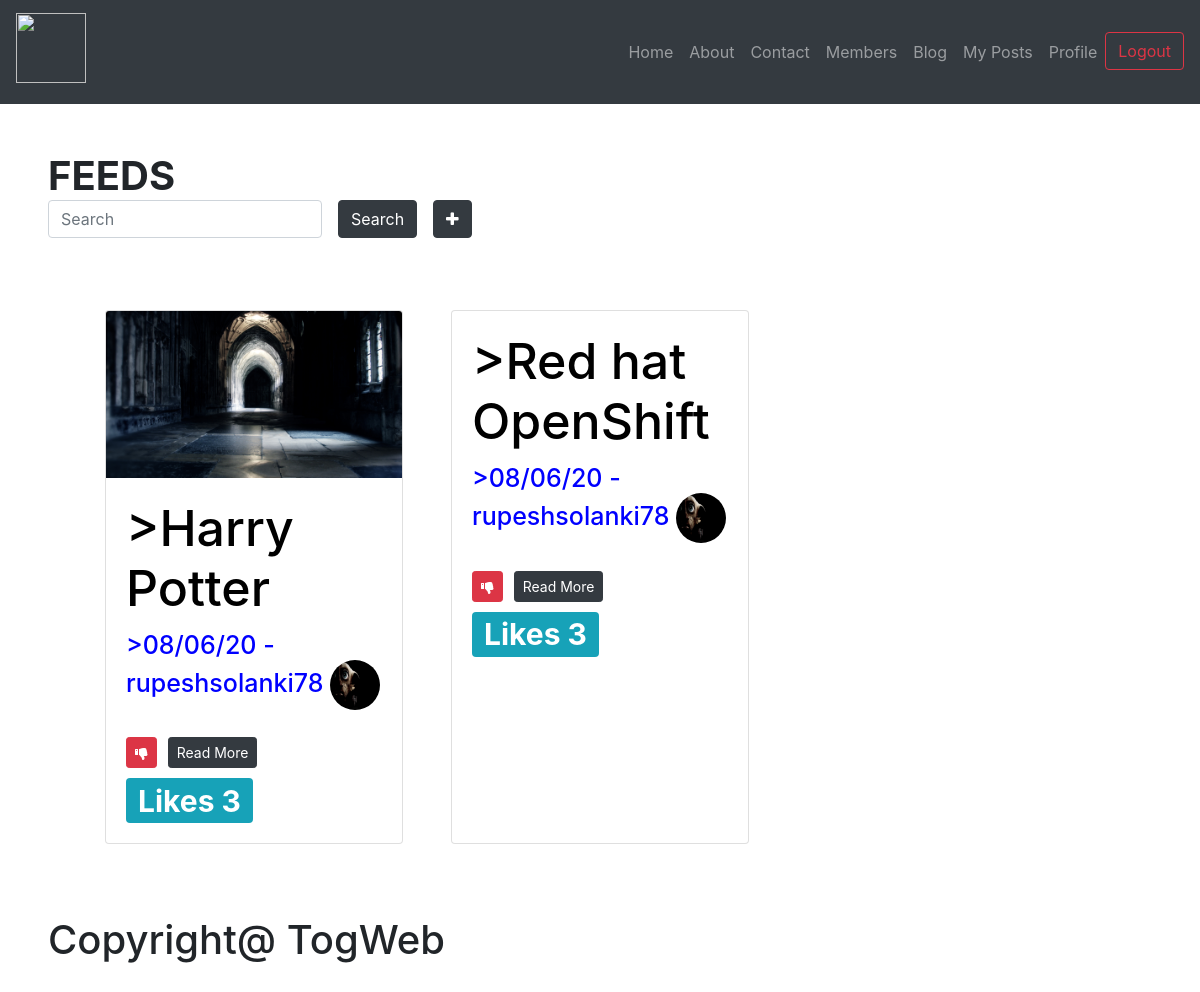
The page /social/blog/ (signed in) on the database its author committed.
### social/models.py (models this page shows, shortened)
class MyPost(models.Model):
    pic=models.ImageField(upload_to = "images\\", null=True, blank=True)
    subject = models.CharField(max_length = 200)
    msg = models.TextField(null=True, blank=True)
    cr_date = models.DateTimeField(auto_now_add=True)
    uploaded_by = models.ForeignKey(to=MyProfile, on_delete=CASCADE, null=True, blank=True)

class MyProfile(models.Model):
    name = models.CharField(max_length = 100)
    user = models.OneToOneField(to=User, on_delete=CASCADE)
    age = models.IntegerField(default=18, validators=[MinValueValidator(18)])
    address = models.TextField(null=True, blank=True)
    status = models.CharField(max_length=20, default="None", choices=(("single","single"), ("married","married"), ("commited","commited") ,("None","None")))
    gender = models.CharField(max_length=20, default="None", choices=(("male","male"), ("female","female") ,("None","None")))
    phone_no = models.CharField(validators=[RegexValidator("^0?[5-9]{1}\d{9}$")], max_length=15, null=True, blank=True)
    description = models.TextField(null=True, blank=True)
    pic=models.ImageField(upload_to = "images\\", null=True,blank=True)
    def __str__(self):
        return "%s" % self.user

### social/views.py (the view)
# urls.py: path('blog/', views.BlogView.as_view()),
@method_decorator(login_required, name="dispatch")
class BlogView(TemplateView):
    template_name = "social/blog.html"
    def get_context_data(self, **kwargs):
        context = TemplateView.get_context_data(self, **kwargs)
        followedList = FollowUser.objects.filter(followed_by = self.request.user.myprofile)
        followedList2 = []
        for e in followedList:
            followedList2.append(e.profile)
        postList = MyPost.objects.filter(uploaded_by__in = followedList2).order_by("-id")
        for p1 in postList:
            p1.liked = False
            ob = PostLike.objects.filter(post = p1,liked_by=self.request.user.myprofile)
            if ob:
                p1.liked = True
            obList = PostLike.objects.filter(post = p1)
            p1.likedno = obList.count()
        context["mypost_list"] = postList
        return context;

### social/templates/social/blog.html (shortened to what this page needs)
{% extends 'base.html' %}
{% block content %}
<div class="p-5">
<h1><b> FEEDS </b>
<form class="form-inline">
<input class="form-control mr-3" placeholder="Search" value="{{ request.GET.si }}" type="text" name="si" />
<input class="btn btn-dark mr-3" type="submit" value="Search" />
<a class="btn btn-dark" href="/social/mypost/create"><span class="fa fa-plus"></span></a>
</form>
<div class="row p-5">
{% for n1 in mypost_list %}
<div class="col-sm-4 p-4">
<div class="card h-100">
    <img class="card-img-top" src="/media/{{n1.pic}}" alt="">
    <div class="card-body">
        <h4 class="card-title"  <h2 style="color:black;font-size:50px;">>{{n1.subject}}</h4>
        <p class="card-text"  <h2 style="color:blue;font-size:25px;">>{{n1.cr_date | date:"d/m/y"}} - {{n1.uploaded_by}}
        {% if n1.uploaded_by.pic %}
		<img style="width: 50px; height: 50px;" class="img-fluid rounded-circle" src="/media/{{n1.uploaded_by.pic}}" />
		{% endif %}
		</p>
		     {% if n1.liked %}
            <a class="btn btn-danger btn-sm" href='/social/mypost/unlike/{{n1.id}}'><span class="fa fa-thumbs-down"></span></a>
            {% else %}
            <a class="btn btn-success btn-sm" href='/social/mypost/like/{{n1.id}}'><span class="fa fa-thumbs-up"></span></a>
            {% endif %}
		<a class="btn btn-dark btn-sm" href='/social/mypost/{{n1.id}}'>Read More</a>
            <span class="badge badge-info">Likes {{n1.likedno}}</span>
        </div>
</div>
	</div>
{% endfor %}
</div>
{% endblock %}

### rows shown on the page
MyPost: pic (picture), subject "Harry Potter", cr_date "08/06/20", uploaded_by "rupeshsolanki78", uploaded_by.pic (picture), likedno "3"
MyPost: subject "Red hat OpenShift", cr_date "08/06/20", uploaded_by "rupeshsolanki78", uploaded_by.pic (picture), likedno "3"
